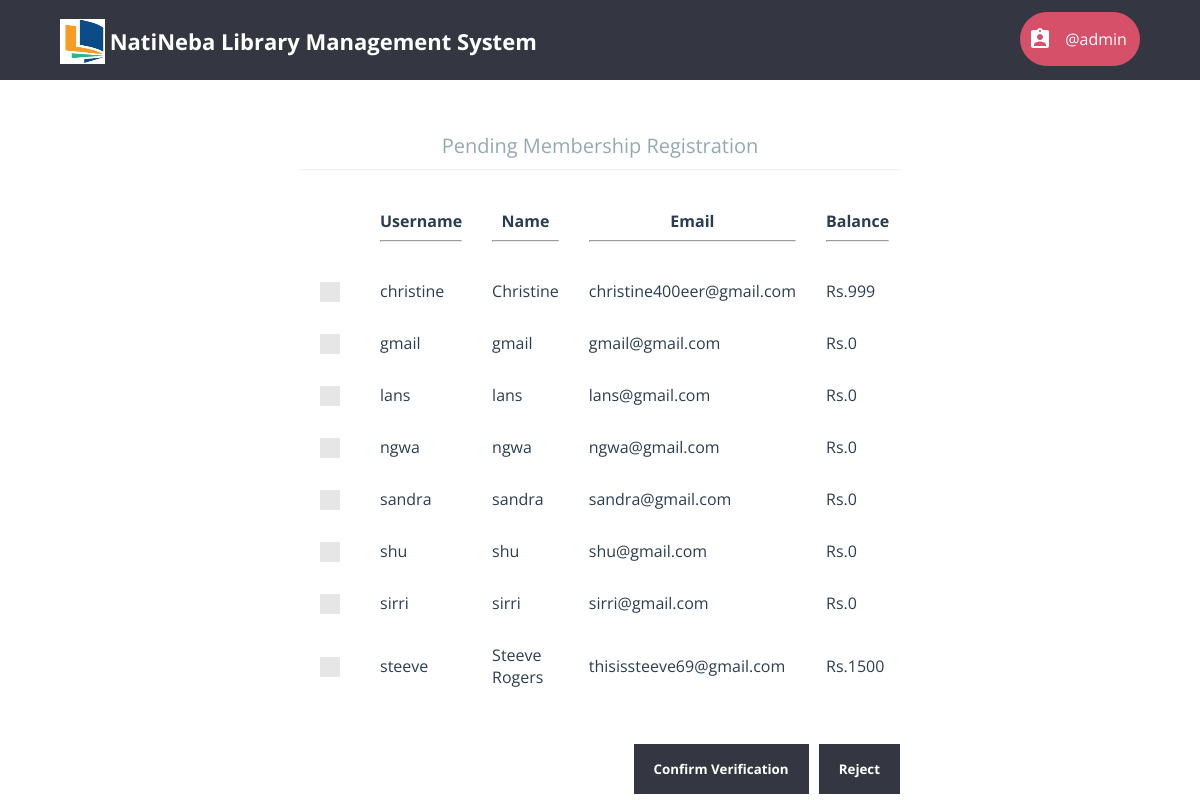
Page /admin/pending_registrations.php (signed in) on the committed database.
### tables this page shows
CREATE TABLE `pending_registrations` (
  `username` varchar(20) NOT NULL,
  `password` char(40) NOT NULL,
  `name` varchar(80) NOT NULL,
  `email` varchar(80) NOT NULL,
  `balance` int(4) NOT NULL,
  `time` timestamp NOT NULL DEFAULT current_timestamp(),
  `category` varchar(255) DEFAULT NULL
);

### admin/pending_registrations.php (the view, shortened to what this page needs)
<?php
	require "../db_connect.php";
	require "header_librarian.php";
?>
<html>
	<head>
		<link rel="stylesheet" type="text/css" href="../css/global_styles.css">
		<link rel="stylesheet" type="text/css" href="../css/custom_checkbox_style.css">
		<link rel="stylesheet" type="text/css" href="css/pending_registrations_style.css">
	</head>
	<body>
		<?php
			$query = $con->prepare("SELECT username, name, email, balance FROM pending_registrations");
			$query->execute();
			$result = $query->get_result();
			$rows = mysqli_num_rows($result);
			if($rows == 0)
				echo "<h2 align='center'>None at the moment!</h2>";
			else
			{
				echo "<form class='cd-form' method='POST' action='#'>";
				echo "<center><legend>Pending Membership Registration</legend></center>";
				echo "<table width='100%' cellpadding=10 cellspacing=10>
						<tr>
							<th></th>
							<th>Username<hr></th>
							<th>Name<hr></th>
							<th>Email<hr></th>
							<th>Balance<hr></th>
						</tr>";
				for($i=0; $i<$rows; $i++)
				{
					$row = mysqli_fetch_array($result);
					echo "<tr>";
					echo "<td>
							<label class='control control--checkbox'>
								<input type='checkbox' name='cb_".$i."' value='".$row[0]."' />
								<div class='control__indicator'></div>
							</label>
						</td>";
					for($j=0; $j<3; $j++)
						echo "<td>".$row[$j]."</td>";
					echo "<td>Rs.".$row[$j]."</td>";
					echo "</tr>";
				}
				echo "</table><br /><br />";
				echo "<div style='float: right;'>";
				echo "<input type='submit' value='Confirm Verification' name='l_confirm' />&nbsp;&nbsp;&nbsp;";
				echo "<input type='submit' value='Reject' name='l_delete' />";
				echo "</div>";
				echo "</form>";
			}
		?>
	</body>
</html>

### admin/css/header_librarian_style.css (style rules this page uses)
html * { -webkit-font-smoothing: antialiased; -moz-osx-font-smoothing: grayscale; }
*, *:after, *:before { -webkit-box-sizing: border-box; -moz-box-sizing: border-box; box-sizing: border-box; }
body { font-size: 100%; font-family: "Open Sans", sans-serif; background-color: white; margin: 0; }

### css/global_styles.css (style rules this page uses)
*, *::after, *::before { -webkit-box-sizing: border-box; -moz-box-sizing: border-box; box-sizing: border-box; }
html { font-size: 62.5%; }
body { font-size: 1.8rem; font-family: "Open Sans", sans-serif; color: #2b3e51; background-color: #ffffff; }

### css/custom_checkbox_style.css (style rules this page uses)
.control { font-size: 18px; position: relative; display: block; margin-bottom: 15px; padding-left: 30px; cursor: pointer; }
.control__indicator { position: absolute; top: -2px; left: 0; width: 20px; height: 20px; background: #e6e6e6; }
.control__indicator:after { position: absolute; display: none; content: ''; }
.control--checkbox .control__indicator:after { top: 4px; left: 8px; width: 5px; height: 10px; transform: rotate(45deg); border: solid #fff; border-width: 0 2px 2px 0; }

### admin/css/pending_registrations_style.css (style rules this page uses)
.cd-form { width: 90%; max-width: 600px; margin: 4em auto; font-size: 1.3rem; color: #94aab0; margin-bottom: 10px; display: block; }
.cd-form::after { clear: both; content: ""; display: table; }
.cd-form legend { padding-bottom: 10px; margin-bottom: 20px; font-size: 2rem; border-bottom: 1px solid #ecf0f1; }
.cd-form legend { display: block; width: 100%; -webkit-appearance: none; -moz-appearance: none; -ms-appearance: none; -o-appearance: none; appearance: none; }
.cd-form input[type="submit"] { border: none; background: #343642; border-radius: none; padding: 16px 20px; color: #ffffff; font-weight: bold; font-family: "Open Sans", sans-serif; cursor: pointer; -webkit-font-smoothing: antialiased; -moz-osx-font-smoothing: grayscale; -webkit-appearance: none; -moz-appearance: none; -ms-appearance: none; -o-appearance: none; appearance: none; }

### rows in the picture
pending_registrations: username "christine", name "Christine", email "christine400eer@gmail.com", balance "999"
pending_registrations: username "gmail", name "gmail", email "gmail@gmail.com", balance "0"
pending_registrations: username "lans", name "lans", email "lans@gmail.com", balance "0"
pending_registrations: username "ngwa", name "ngwa", email "ngwa@gmail.com", balance "0"
pending_registrations: username "sandra", name "sandra", email "sandra@gmail.com", balance "0"
pending_registrations: username "shu", name "shu", email "shu@gmail.com", balance "0"
pending_registrations: username "sirri", name "sirri", email "sirri@gmail.com", balance "0"
pending_registrations: username "steeve", name "Steeve Rogers", email "thisissteeve69@gmail.com", balance "1500"

### other values in the picture
$_SESSION['username'] "admin"
